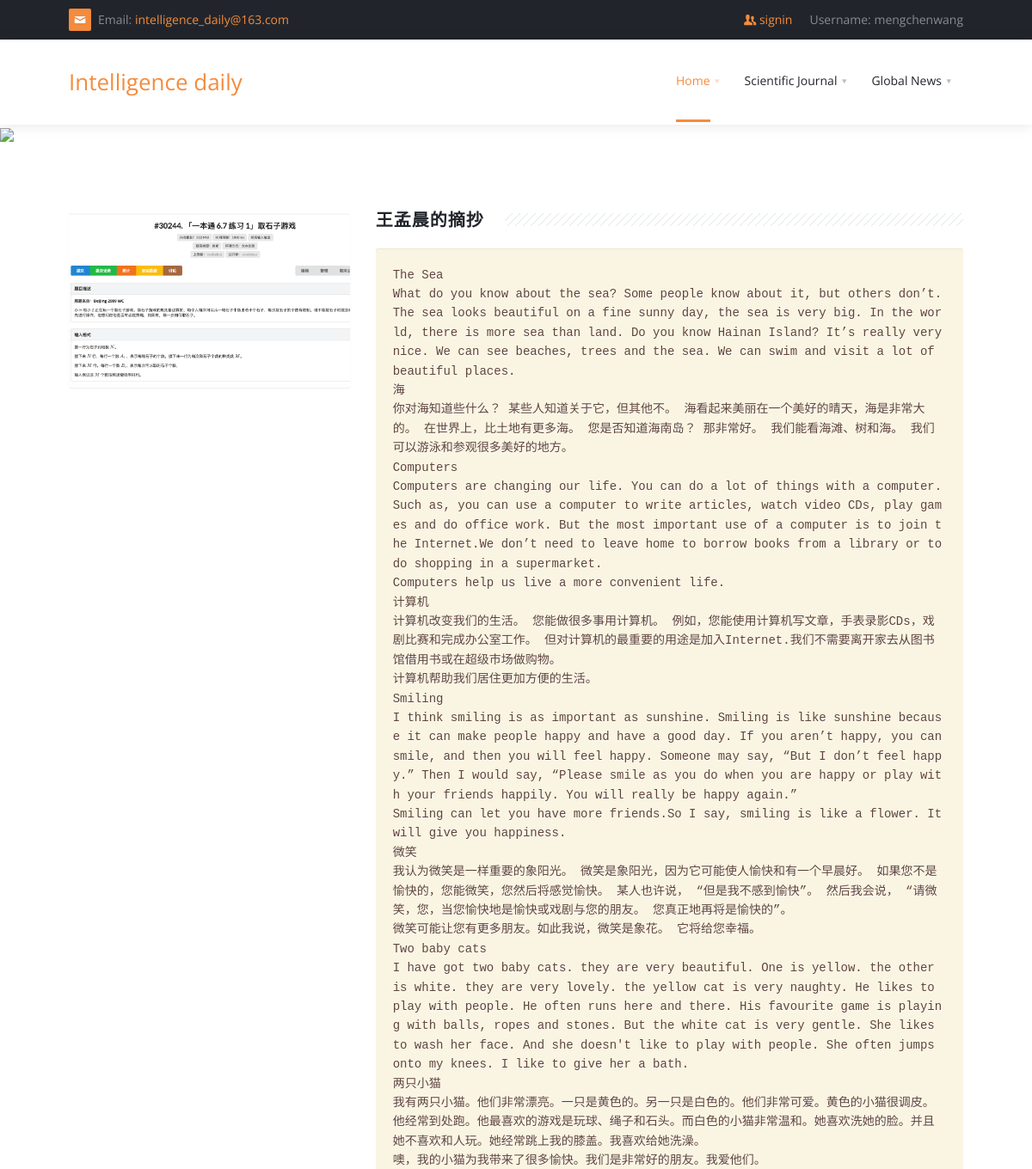
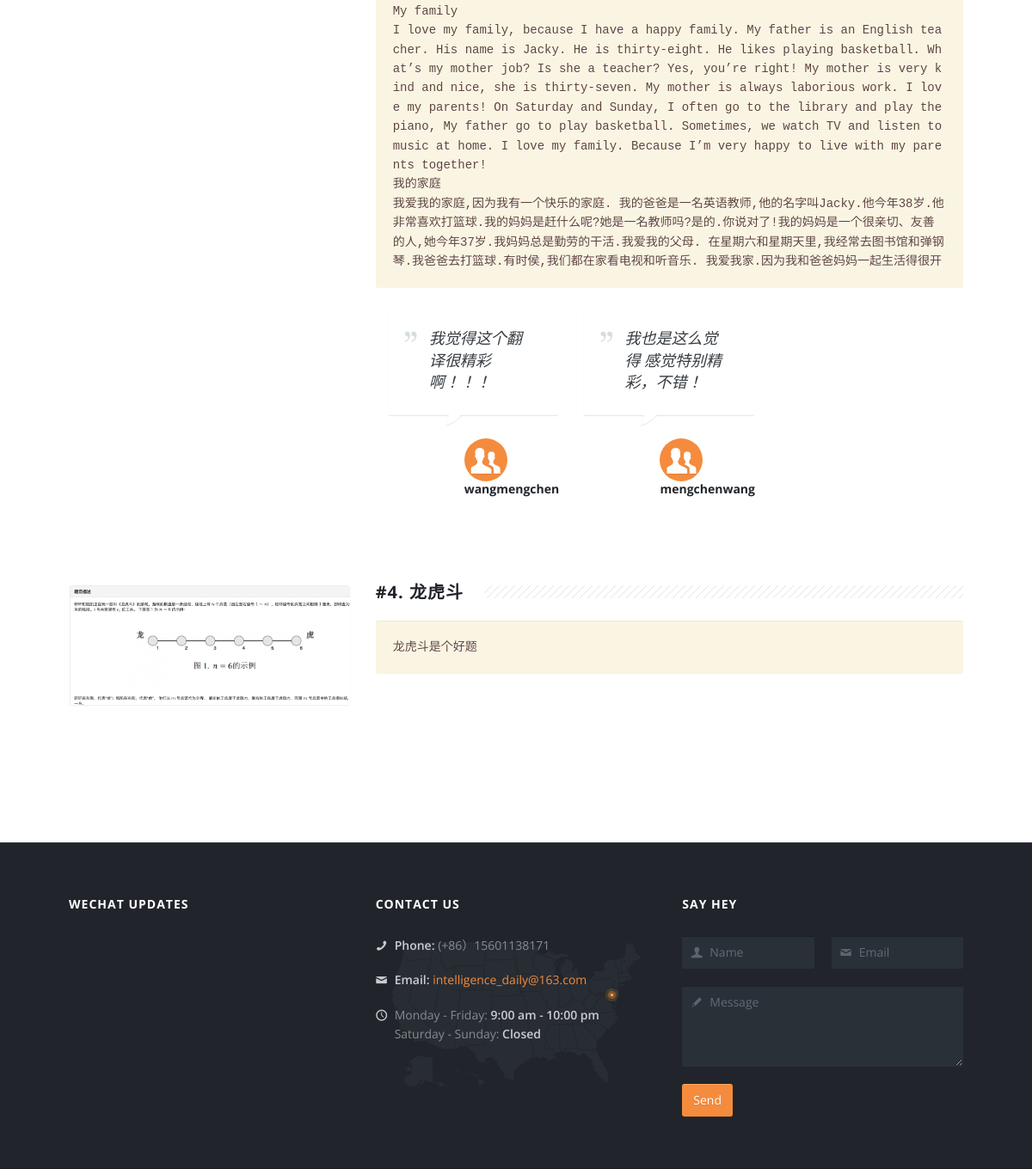
Page /subject/?tag=信息学 (signed in) on the committed database (2 pictures, top to bottom).
### article/models.py (models this page shows, shortened)
class Text(models.Model):
    title = models.CharField(max_length = 255)
    url = models.URLField(max_length=250, blank=True)
    image = models.ImageField(upload_to="static/image/", blank=True)
    uploadtime = models.DateTimeField(auto_now_add=True)
    text = models.TextField(blank = True)
    tag = models.ForeignKey(Tag, on_delete=models.SET_NULL, null=True, blank=True)
    enable = models.BooleanField(default=False)
    from_user = models.ForeignKey(User, on_delete=models.SET_NULL, null=True,)
    def __str__(self):
    	return self.title

class Comment(models.Model):
    text = models.ForeignKey(Text, on_delete=models.SET_NULL, null=True)
    user = models.ForeignKey(User, on_delete=models.SET_NULL, null=True)
    content = models.TextField(blank=True)

### article/views.py (the view)
# urls.py: path("subject/", tag),
def tag(request):
	name = request.GET.get('tag', None)
	if tag is None:
		texts = Text.objects.filter(enable=True)
	else:
		texts = Text.objects.filter(enable=True, tag__name=name)
	print(texts)
	return render(request, "tag.html", locals())

### templates/tag.html (shortened to what this page needs)
{% extends 'base.html' %}
{% load static %}
{% block content %}
<section class="pi-section-w pi-section-white piCaptions">
		<img src="/{{ text.image }}">
</section>
<div class="pi-section-w pi-section-white pi-slider-enabled">
	<div class="pi-section pi-padding-top-bottom-80">
	{% for text in texts %}
		<div class="pi-row pi-padding-bottom-20">
			<div class="pi-col-sm-4 pi-padding-bottom-40">
				<div class="pi-slider-wrapper pi-slider-arrows-inside pi-slider-show-arrow-hover">
					<div class="pi-slider pi-slider-animate-opacity">
							<div class="pi-img-w pi-img-round-corners pi-img-shadow pi-img-with-overlay">
								<img src="/{{text.image}}" alt=""/>
							</div>
					</div>
				</div>
			</div>
			<div class="pi-col-sm-8 pi-padding-bottom-40">
				<h2 class="h4 pi-weight-700 pi-uppercase pi-letter-spacing pi-has-bg pi-margin-bottom-20 pi-margin-top-minus-5">
					{{ text.title }}
				</h2>
				<p>
					<pre>{{ text.text }}</pre>
				</p>
				{% for comment in text.comment_set.all %}
					<div class="pi-col-sm-4">
						<div class="pi-testimonial pi-testimonial-author-with-photo pi-margin-bottom-40">
							<div class="pi-testimonial-content pi-testimonial-content-big pi-testimonial-content-quotes pi-testimonial-white">
								<p>{{ comment.content }}</p>
							</div>
							<div class="pi-testimonial-author pi-clearfix">
								<div>
									<i class="icon-users pi-icon-circle pi-icon-base pi-icon-big" style="width: 50px; height: 50px; line-height: 50px;"></i>
									<h6 class="pi-weight-700 pi-no-margin-bottom">{{ comment.user.username }}</h6>
								</div>
							</div>
						</div>
					</div>
				{% endfor %}
			</div>
		</div>
	{% endfor %}
	</div>
</div>
{% endblock %}

### templates/base.html (shortened to what this page needs)
{% load static %}
{% load i18n %}
<!DOCTYPE html>
<html>
<head>
	<link rel="stylesheet" type="text/css" href="{% static 'orange/3dParty/bootstrap/css/bootstrap.min.css' %}"/>
	<link rel="stylesheet" type="text/css" href="{% static 'orange/css/global.css' %}"/>
	<link rel="stylesheet" type="text/css" href="{% static 'orange/3dParty/rs-plugin/css/pi.settings.css' %}"/>
	<link rel="stylesheet" type="text/css" href="{% static 'orange/css/typo.css' %}"/>
	<link rel="stylesheet" type="text/css" href="{% static 'orange/3dParty/colorbox/colorbox.css' %}"/>
	<link rel="stylesheet" type="text/css" href="{% static 'orange/css/portfolio.css' %}"/>
	<link rel="stylesheet" type="text/css" href="{% static 'orange/css/tooltips.css' %}"/>
	<link rel="stylesheet" type="text/css" href="{% static 'orange/css/testimonials.css' %}"/>
	<link rel="stylesheet" type="text/css" href="{% static 'orange/css/accordion.css' %}"/>
	<link rel="stylesheet" type="text/css" href="{% static 'orange/css/social.css' %}"/>
	<link rel="stylesheet" type="text/css" href="{% static 'orange/css/timeline.css' %}"/>
	<link rel="stylesheet" href="{% static 'orange/3dParty/fontello/css/fontello.css' %}"/>
</head>
<body>
<div id="pi-all">
<div class="pi-header">
<div class="pi-section-w pi-section-dark">
	<div class="pi-section pi-row-sm">
		<div class="pi-row-block pi-row-block-txt pi-hidden-xs"><i
				class="pi-row-block-icon icon-mail pi-icon-base pi-icon-square"></i>Email: <a
				href="#">intelligence_daily@163.com</a>
		</div>
		<div class="pi-row-block pi-row-block-txt pi-pull-right pi-hidden-xs">
			Username: {{ request.user.username }}
		</div>
		<div class="pi-row-block pi-row-block-txt pi-pull-right pi-hidden-xs">
			<a href="/signin" class="icon-users">
				signin
			</a>
		</div>
	</div>
</div>
<div class="pi-header-sticky">
<div class="pi-section-w pi-section-white pi-shadow-bottom pi-row-reducible">
<div class="pi-section pi-row-lg">
<div class="pi-row-block pi-row-block-txt h3"><a href="#">Intelligence daily</a></div>
<div class="pi-row-block pi-pull-right">
	<ul class="pi-simple-menu pi-has-hover-border pi-full-height pi-hidden-sm">
		<li class="pi-has-dropdown active"><a href="/"><span>Home</span></a>
		</li>
		<li class="pi-has-dropdown"><a href="/"><span>Scientific Journal</span></a>
		</li>
		<li class="pi-has-dropdown"><a href="/"><span>Global News</span></a>
		</li>
	</ul>
</div>
</div>
</div>
</div>
</div>
{% block content %}
{% endblock %}
<div class="pi-section-w pi-border-bottom pi-border-top-light pi-section-dark">
	<div class="pi-section pi-padding-bottom-10">
		<div class="pi-row">
			<div class="pi-col-md-4 pi-padding-bottom-30">
				<h6 class="pi-margin-bottom-25 pi-weight-700 pi-uppercase pi-letter-spacing">
					<a href="#" class="pi-link-no-style">Wechat Updates</a>
				</h6>
			</div>
			<div class="pi-col-md-4 pi-col-sm-6 pi-padding-bottom-30" style="background-image: url('img/map-base.png'); background-position: 50% 55px; background-repeat: no-repeat;">
				<h6 class="pi-margin-bottom-25 pi-weight-700 pi-uppercase pi-letter-spacing">
					Contact Us
				</h6>
				<ul class="pi-list-with-icons pi-list-big-margins">
					<li>
						<span class="pi-bullet-icon"><i class="icon-phone"></i></span>
						<strong>Phone:</strong> (+86）15601138171
					</li>
					<li>
						<span class="pi-bullet-icon"><i class="icon-mail"></i></span>
						<strong>Email:</strong> <a href="mailto:hello@pitheme.com">intelligence_daily@163.com</a>
					</li>
					<li>
						<span class="pi-bullet-icon"><i class="icon-clock"></i></span>
						Monday - Friday: <strong>9:00 am - 10:00 pm</strong>
						<br>
						Saturday - Sunday: <strong>Closed</strong>
					</li>
				</ul>
			</div>
			<div class="pi-col-md-4 pi-col-sm-6 pi-padding-bottom-30">
				<h6 class="pi-margin-bottom-25 pi-weight-700 pi-uppercase pi-letter-spacing">
					Say Hey
				</h6>
				<form role="form" action="handlers/formContact.php" class="pi-contact-form">
					<div class="pi-row pi-grid-small-margins">
						<div class="pi-col-2xs-6">
							<div class="form-group">
								<div class="pi-input-with-icon">
									<div class="pi-input-icon"><i class="icon-user"></i></div>
									<input class="form-control form-control-name" id="exampleInputName"
										   placeholder="Name">
								</div>
							</div>
						</div>
						<div class="pi-col-2xs-6">
							<div class="form-group">
								<div class="pi-input-with-icon">
									<div class="pi-input-icon"><i class="icon-mail"></i></div>
									<input type="email" class="form-control form-control-email" id="exampleInputEmail"
										   placeholder="Email">
								</div>
							</div>
						</div>
					</div>
					<div class="form-group">
						<div class="pi-input-with-icon">
							<div class="pi-input-icon"><i class="icon-pencil"></i></div>
							<textarea class="form-control form-control-comments" id="exampleInputMessage"
									  placeholder="Message"
									  rows="3"></textarea>
						</div>
					</div>
					<p>
						<button type="submit" class="btn pi-btn-base pi-btn-no-border">Send</button>
					</p>
				</form>
			</div>
		</div>
	</div>
</div>
</div>
</body>
</html>

### static/orange/css/testimonials.css (style rules this page uses)
.pi-testimonial { margin-bottom: 20px; }
.pi-testimonial-content { position: relative; padding: 25px 28px 5px; margin-bottom: 20px; font-style: italic; font-size: 16px; line-height: 1.4em; border: 1px solid transparent; -webkit-border-radius: 2px; -moz-border-radius: 2px; border-radius: 2px; }
.pi-testimonial-content:after { content: ''; display: block; width: 23px; height: 16px; position: absolute; left: 20px; bottom: -16px; }
.pi-testimonial-author-with-photo .pi-testimonial-content:after { left: 64px; }
.pi-testimonial-content.pi-testimonial-content-big { font-size: 18px; }
.pi-testimonial-content.pi-testimonial-content-quotes { padding-left: 46px; }
.pi-testimonial-content.pi-testimonial-content-quotes:before { display: block; font-family: fontello; content: "\e882"; font-size: 18px; position: absolute; top: 24px; font-style: normal; left: 18px; }
.pi-testimonial-author-with-photo .pi-testimonial-author div { padding: 7px 0 0 88px; }
.pi-testimonial-author:before, .pi-testimonial-author:after { content: " "; display: table; }
.pi-testimonial-author:after { clear: both; }
.pi-section-white .pi-testimonial-content, .pi-section-grey .pi-testimonial-content, .pi-section-base .pi-testimonial-content, .pi-section-dark .pi-testimonial-content, .pi-section-parallax .pi-testimonial-content { background: #f8fafa; color: #373c41; -webkit-box-shadow: 0 1px 2px rgba(0, 0, 0, 0.03); -moz-box-shadow: 0 1px 2px rgba(0, 0, 0, 0.03); box-shadow: 0 1px 2px rgba(0, 0, 0, 0.03); border-color: #e5eaea; }
.pi-section-white .pi-testimonial-content:after, .pi-section-grey .pi-testimonial-content:after, .pi-section-base .pi-testimonial-content:after, .pi-section-dark .pi-testimonial-content:after, .pi-section-parallax .pi-testimonial-content:after { background: url(../img/triangle-testimonials.png) no-repeat 50% 0; }
.pi-section-white .pi-testimonial-content.pi-testimonial-content-quotes:before, .pi-section-grey .pi-testimonial-content.pi-testimonial-content-quotes:before, .pi-section-base .pi-testimonial-content.pi-testimonial-content-quotes:before, .pi-section-dark .pi-testimonial-content.pi-testimonial-content-quotes:before, .pi-section-parallax .pi-testimonial-content.pi-testimonial-content-quotes:before { color: #d6dfdf; }
.pi-section-white .pi-testimonial-content.pi-testimonial-white, .pi-section-grey .pi-testimonial-content.pi-testimonial-white, .pi-section-base .pi-testimonial-content.pi-testimonial-white, .pi-section-dark .pi-testimonial-content.pi-testimonial-white, .pi-section-parallax .pi-testimonial-content.pi-testimonial-white { background: #ffffff; color: #373c41; -webkit-box-shadow: 0 1px 1px rgba(0, 0, 0, 0.1); -moz-box-shadow: 0 1px 1px rgba(0, 0, 0, 0.1); box-shadow: 0 1px 1px rgba(0, 0, 0, 0.1); border-color: #ffffff; }
.pi-section-white .pi-testimonial-content.pi-testimonial-white:after, .pi-section-grey .pi-testimonial-content.pi-testimonial-white:after, .pi-section-base .pi-testimonial-content.pi-testimonial-white:after, .pi-section-dark .pi-testimonial-content.pi-testimonial-white:after, .pi-section-parallax .pi-testimonial-content.pi-testimonial-white:after { background: url(../img/triangle-testimonials-white.png) no-repeat 50% 0; }
.pi-section-white .pi-testimonial-content.pi-testimonial-white.pi-testimonial-content-quotes:before, .pi-section-grey .pi-testimonial-content.pi-testimonial-white.pi-testimonial-content-quotes:before, .pi-section-base .pi-testimonial-content.pi-testimonial-white.pi-testimonial-content-quotes:before, .pi-section-dark .pi-testimonial-content.pi-testimonial-white.pi-testimonial-content-quotes:before, .pi-section-parallax .pi-testimonial-content.pi-testimonial-white.pi-testimonial-content-quotes:before { color: #d6dfdf; }

### rows in the picture
Text: image (picture), title "王孟晨的摘抄", text "The Sea What do you know about the sea? Some people know about it, but others don’t. The sea looks beautiful on a fine sunny day, the sea is very big. In the world, there is more sea than land. Do you know Hainan Island? It’s really very nice. We can see beaches, trees and the sea. We can swim and visit a lot of beautiful places. 海 你对海知道些什么？ 某些人知道关于它，但其他不。 海看起来美丽在一个美好的晴天，海是非常大的。 在世界上，比土地有更多海。 您是否知道海南岛？ 那非常好。 我们能看海滩、树和海。 我们可以游泳和参观很多美好的地方。 Computers Computers are changing our life. You can do a lot of things with a computer. Such as, you can use a computer to write articles, watch video CDs, play games and do office work. But the most important use of a computer is to join the Internet.We…"
Comment: content "我觉得这个翻译很精彩啊！！！", user.username "wangmengchen"
Comment: content "我也是这么觉得 感觉特别精彩，不错！", user.username "mengchenwang"
Text: image (picture), title "#4. 龙虎斗", text "龙虎斗是个好题"

### other values in the picture
{{ request.user.username }} "mengchenwang"
